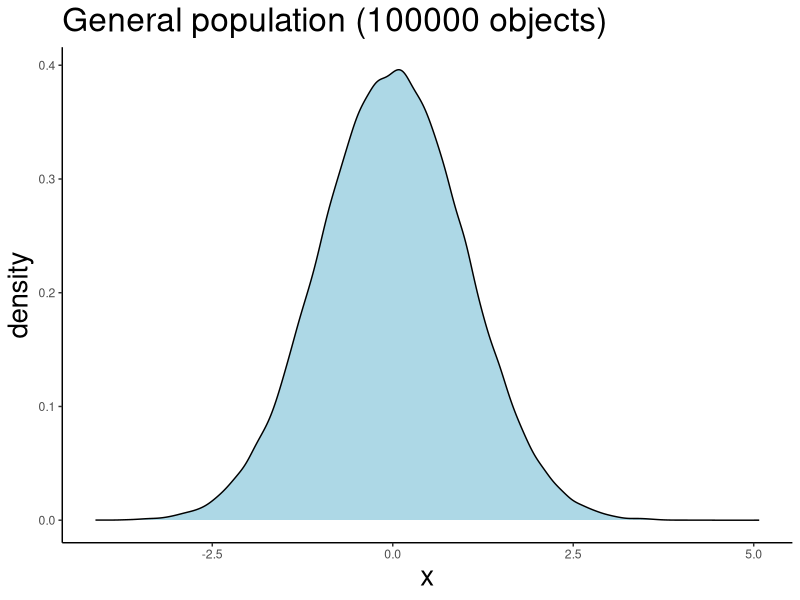
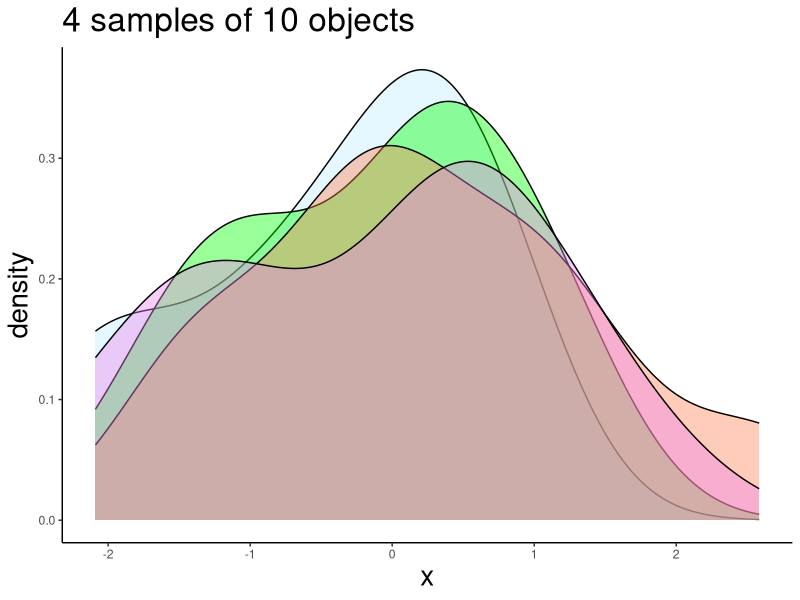
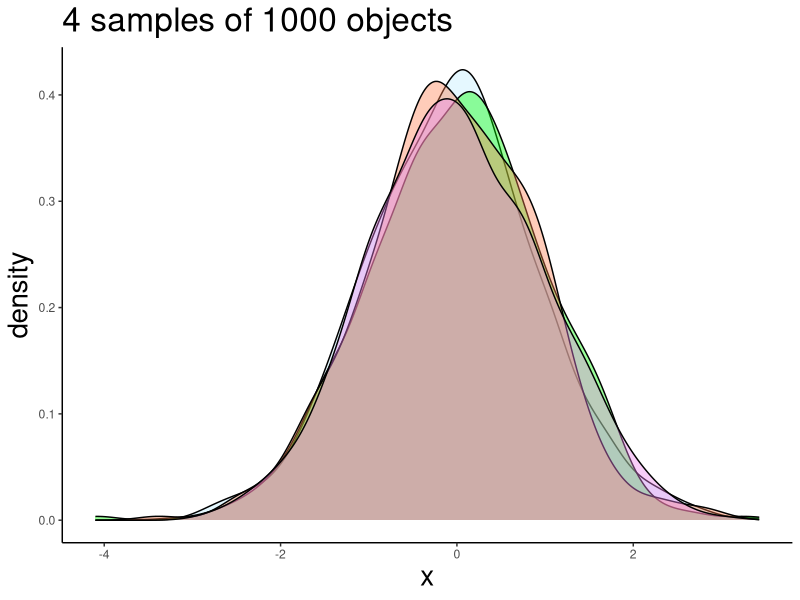
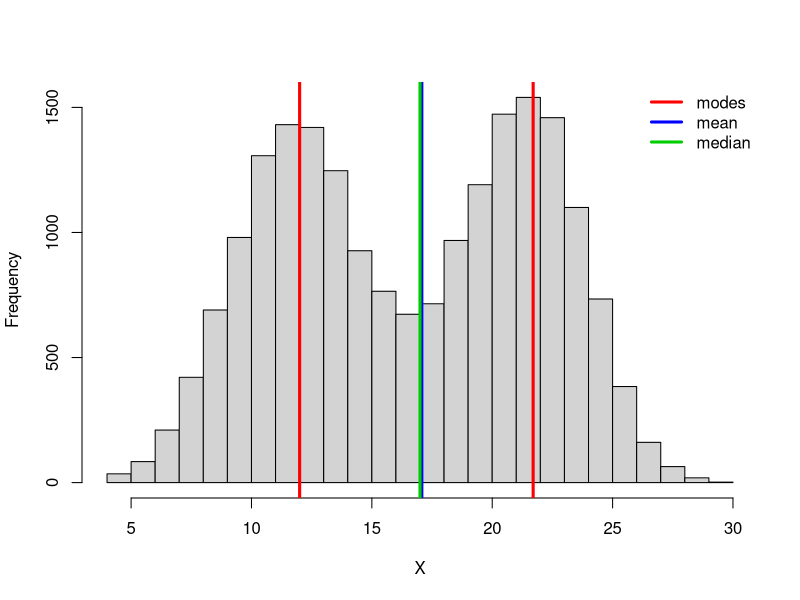
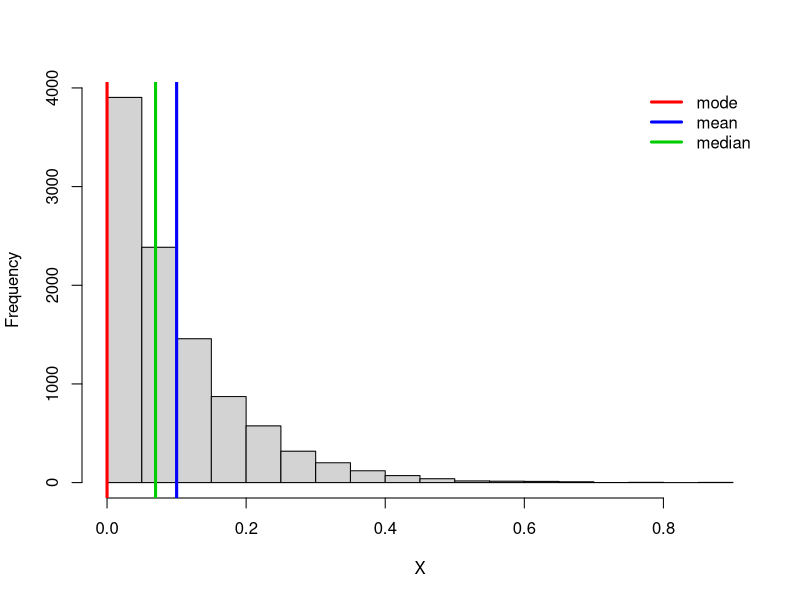
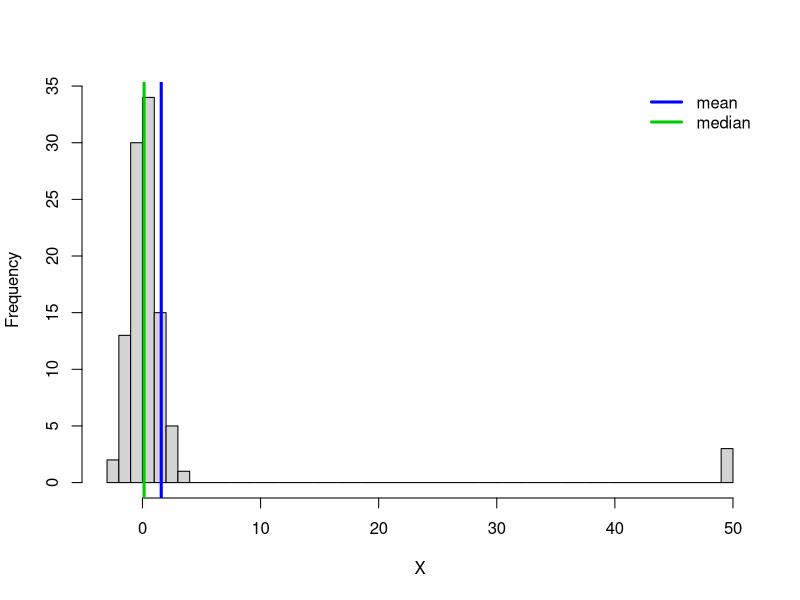
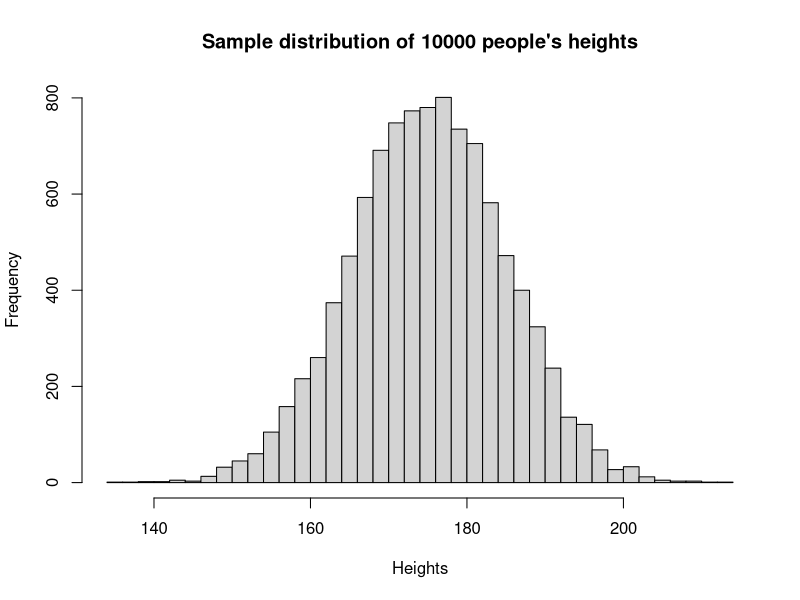
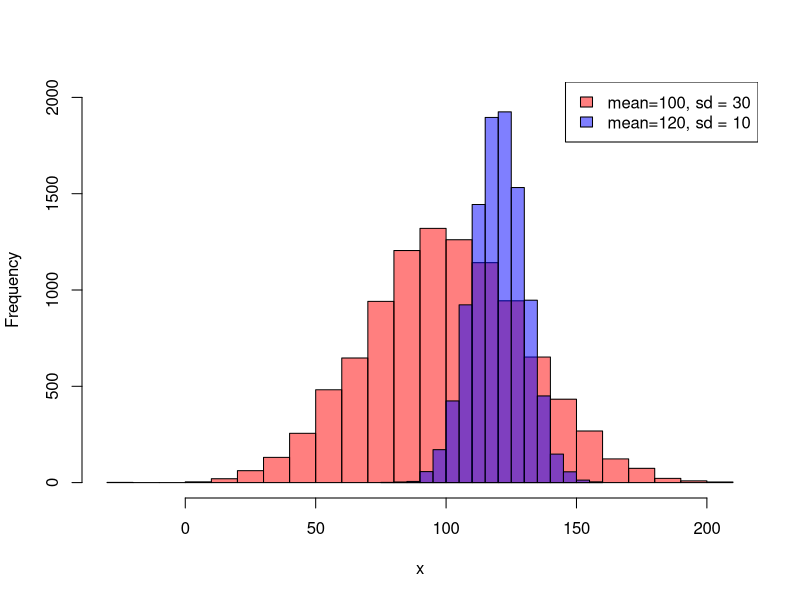

Reproduce these figures in R, in order.
## ---- chunk 1
knitr::opts_chunk$set(echo = F, fig.width = 8, fig.height = 4, dpi = 300)
library(dplyr)
library(tidyr)
library(ggplot2)
## ---- chunk 2
normgenpop = rnorm(100000) %>%  as.data.frame(nm = 'x')
normgenpop %>% ggplot(aes(x=x)) +
geom_density(col='black', fill="lightblue") +
theme_classic() + labs(title='General population (100000 objects)') +
    theme(title = element_text(size=20))

# normgenpop = rnorm(100000) 
# hist(normgenpop, br=50, xlab='X', main = 'General population')
## ---- chunk 3
ggplot() + 
  geom_density(data=sample_n(normgenpop, 10), fill='lightblue1',
                 aes(x=x), alpha=0.4) +
  geom_density(data=sample_n(normgenpop, 10),fill='green', 
                 aes(x=x), alpha=0.4) + 
  geom_density(data=sample_n(normgenpop, 10), fill='coral',
                 aes(x=x), alpha=0.4) + 
  geom_density(data=sample_n(normgenpop, 10), fill = 'violet',
                 aes(x=x), alpha=0.4) +
  theme_classic() + labs(title='4 samples of 10 objects') +
  theme(title = element_text(size=20))
## ---- chunk 4
ggplot() + 
  geom_density(data=sample_n(normgenpop, 1000), fill='lightblue1',
                 aes(x=x), alpha=0.4) +
  geom_density(data=sample_n(normgenpop, 1000),fill='green', 
                 aes(x=x), alpha=0.4) + 
  geom_density(data=sample_n(normgenpop, 1000), fill='coral',
                 aes(x=x), alpha=0.4) + 
  geom_density(data=sample_n(normgenpop, 1000), fill = 'violet',
                 aes(x=x), alpha=0.4) +
  theme_classic() + labs(title='4 samples of 1000 objects') +
  theme(title = element_text(size=20))
## ---- chunk 5
mode_fun = function(x) x %>% table() %>% sort(decreasing = T) %>% head(1) %>% names() %>% as.numeric()
## ---- chunk 6
twomodes = c(rbinom(10000, 31, 0.4), rbinom(10000, 31, 0.7))

hist(twomodes, breaks=30, 
     main=NULL,
     xlab='X')
abline(v = 30*0.4, lwd=3, col='red')
abline(v = 31*0.7, lwd=3, col='red')
abline(v = mean(twomodes), lwd=3, col='blue')
abline(v = median(twomodes), lwd=3, col='green3')

legend("topright",
       col = c('red', 'blue', 'green3'), 
       legend = c('modes', 'mean', "median"), 
        lwd = 3, bty = "n")

## ---- chunk 7
expsmall = rexp(10000, 10)

hist(expsmall, breaks=30, 
     main=NULL,
     xlab='X')
abline(v = mode_fun(expsmall), lwd=3, col='red')
abline(v = mean(expsmall), lwd=3, col='blue')
abline(v = median(expsmall), lwd=3, col='green3')

legend("topright",
       col = c('red', 'blue', 'green3'), 
       legend = c('mode', 'mean', "median"), 
        lwd = 3, bty = "n")

## ---- chunk 8
normoutlier = c(rnorm(100), 50, 50, 50)

hist(normoutlier, breaks=60, 
     main=NULL,
     xlab='X')
# abline(v = 0, lwd=3, col='red')
abline(v = mean(normoutlier), lwd=3, col='blue')
abline(v = median(normoutlier), lwd=3, col='green3')

# text(x=7, y=10, label='mean')

legend("topright",
       col = c(
         # 'red',
         'blue', 'green3'), 
       legend = c(
         # 'mode',
         'mean', "median"), 
        lwd = 3, bty = "n")

## ---- chunk 9
Heights = rnorm(10000, mean = 175, sd = 10)
hist(Heights, breaks = 30, freq = T,
     main = 'Sample distribution of 10000 people\'s heights' )
## ---- chunk 10
Heights_sd30 = rnorm(10000, mean = 100, sd = 30)
Heights_sd10 = rnorm(10000, mean = 120, sd = 10)

hist(Heights_sd30, breaks = 30, freq = T, 
     col = rgb(1, 0, 0, alpha = 0.5), ylim= c(0, 2000), 
     main='', xlab='x')
hist(Heights_sd10, breaks = 20, freq = T, 
     col = rgb(0, 0, 1, alpha = 0.5), add = TRUE)

legend("topright", legend = c("mean=100, sd = 30", "mean=120, sd = 10"), 
       fill = c(rgb(1, 0, 0, alpha = 0.5),
                rgb(0, 0, 1, alpha = 0.5)))
## ---- chunk 11
hist(Heights, breaks = 30, freq = T, ylim = c(0,1000))

abline(v=mean(Heights), col='green', lwd=5)
text(mean(Heights)+0.4*sd(Heights), 900, 'Mean', cex=1, )

abline(v=mean(Heights)+sd(Heights), col='blue', lwd=5)
abline(v=mean(Heights)-sd(Heights), col='blue', lwd=5)
text(mean(Heights), 500, '68%', cex=2, col = "blue")

text(mean(Heights)+1.4*sd(Heights), 900, ' + SD', cex=1)


abline(v=mean(Heights)+2*sd(Heights), col='orange', lwd=5)
abline(v=mean(Heights)-2*sd(Heights), col='orange', lwd=5)
text(mean(Heights)+1.5*sd(Heights), 500, '95%', 
     cex=1.5, col = "orange")

text(mean(Heights)+2.4*sd(Heights), 900, ' + 2 SD', cex=1)

abline(v=mean(Heights)+3*sd(Heights), col='red', lwd=5)
abline(v=mean(Heights)-3*sd(Heights), col='red', lwd=5)
text(mean(Heights)+2.5*sd(Heights), 500, '99.7%', 
     cex=1.3, col = "red")

text(mean(Heights)+3.4*sd(Heights), 900, ' + 3 SD', cex=1)

## ---- chunk 12
raindrops = runif(10000, min=0, max=10)

hist(raindrops, 
     breaks = 30, 
     freq = T,
     xlab = 'Coordinate',
     main = 'Sample distribution of a raindrop falling on\na line from 0 to 10 (10000 raindrops)')
# Probability of raindrop
## ---- chunk 13
coin_toss = rbinom(1000, size = 1, prob = 0.5)
barplot(table(coin_toss), cex.axis = 2, cex.names = 2)
## ---- chunk 14
coin_toss = rbinom(10000, size = 100, p=0.5)
hist(coin_toss, breaks = 30, freq = T,
     xlab = 'Number of heads received (k)', 
     ylab = "Number of experiments",
     main = 'Sample distribution of successes in 10000 experiments of 10x coin tosses')
## ---- chunk 15

coin_toss_100 = rbinom(10000, size = 100, p=0.5)
coin_toss_10 = rbinom(10000, size = 10, p=0.5)

coin_toss_left = rbinom(10000, size = 10, p=0.25)
coin_toss_right = rbinom(10000, size = 10, p=0.75)

par(mfrow=c(1,2))
hist(coin_toss_left, breaks = 10, freq = T, 
     xlab = 'Number of heads received (k)', 
     ylab = "Number of experiments",
     main = "", 
     xlim=c(0, 12), 
     ylim = c(0,3500),
     col = rgb(0, 0, 1, alpha = 0.5))

hist(coin_toss_right, breaks = 10, freq = T, 
     xlab = 'Number of heads received (k)', 
     ylab = "Number of experiments",
     main = "", add=T, 
     col = rgb(1, 0, 0, alpha = 0.5))


legend("topright", legend = c("p=0.75",
                              "p=0.25"), 
       fill = c(rgb(1, 0, 0, alpha = 0.5),
                rgb(0, 0, 1, alpha = 0.5)))

hist(coin_toss_100, breaks = 20, freq = T, 
     xlab = 'Number of heads received (k)', 
     ylab = "Number of experiments",
     main = "", 
     xlim=c(0, 100), 
     ylim = c(0,2500),
     col = rgb(1, 0, 0, alpha = 0.5))

hist(coin_toss_10, breaks = 10, freq = T, 
     add=T, 
     col = rgb(0, 0, 1, alpha = 0.5))

legend("topright", legend = c("n=10",
                              "n=100"), 
       fill = c(rgb(0, 0, 1, alpha = 0.5),
                rgb(1, 0, 0, alpha = 0.5)))
## ---- chunk 16
pois_rand = rpois(10000, 10)

hist(pois_rand, breaks = 30, freq = T, 
     xlab = 'Number of successes',
     main = 'Sample distribution of the number of \nlightning strikes per hour (10 expected, recorded 10000 h)',
     xlim = c(0, 30))
## ---- chunk 17
pois_rand = rpois(10000, 10)
pois_rand_2 = rpois(10000, 60)
pois_rand_3 = rpois(10000, 3)

hist(pois_rand, breaks = 30, freq = T, 
     xlab = 'Number of successes',
     # ylab = "Number of experiments", 
     ylim = c(0, 2800),
     xlim = c(0, 100),
     main = "",
     col = rgb(0, 0, 1, alpha = 0.5),
     )

hist(pois_rand_2, breaks = 30, freq = T,
     col = rgb(0, 1, 0, alpha = 0.5),
     add = T)

hist(pois_rand_3, breaks = 10, freq = T, 
     col = rgb(1, 0, 0, alpha = 0.5),
     add = T)


legend("topright", legend = c("lambda=3", 
                              "lambda=10",
                              "lambda=60"), 
       fill = c(rgb(1, 0, 0, alpha = 0.5),
                rgb(0, 0, 1, alpha = 0.5),
                rgb(0, 1, 0, alpha = 0.5)))
## ---- chunk 18
rnorm(n=5, mean=100, sd=10)
## ---- chunk 19
dnorm(x=100, mean=100, sd=10)
## ---- chunk 20
pnorm(q = 80, mean=100, sd=10) # prob to obtain any value less than 80
pnorm(q = c(70,80,90,110,120,130), mean=100, sd=10)
## ---- chunk 21
qnorm(p = c(0.003, 0.05, 0.16, 0.84, 0.95, 0.997), mean=100, sd=10)
## ---- chunk 22
# t1 = rt(100000, 3)
# t2 = rt(100000, 3)
# t5 = rt(100000, 5)
# t10 = rt(100000, 10)
# t30 = rt(100000, 30)
# t100 = rt(100000, 100)
# 
# dft = data.frame(t1,t2,t5,t10,t30,t100) %>%  
#   pivot_longer(values_to = 'value', 
#                cols = 1:5, names_to = 't') %>% 
#   mutate(t = as.factor(t))
# 
# dft %>%  ggplot(aes(col=t, 
#                     x=value, 
#                     y=..density..)) + 
#   # geom_histogram(alpha=0.4, bins = 100) +
#   geom_density() +
#   xlim(c(-5,5))

## ---- chunk 23
plot(x=seq(-5,5,0.01), y=dt(seq(-5,5,0.01), df=19), 'l', lwd=2,
     main = 'T-distribution df=19',
     xlab='t', ylab='density')
abline(v=qt(0.95, df=19), col='red', lwd=2) 
text(x =3, y = 0.3, col='red',
     labels = paste('alpha = 0.05\nt =', qt(0.95, df=19) %>%round(2)), cex=1.3)

points(x = c(1.5, 3.1,-3.95), y = rep(0.03, 3), pch=c(13,19,13), cex=2)
text(x = c(1.1, 3.1,-3.95), y = rep(0.07, 3), 
     labels = c('t = 1.5', 't = 3.1', 't = -3.95'), cex=1.5)
## ---- chunk 24
# plot(x=seq(0, 10,0.01), y=dchisq(seq(0,10,0.01), df=2), 'l', lwd=2,
#      main = 'Chi-squared distribution df=2', xlab='Chisq', ylab='density')
# abline(v=qchisq(0.95, df=2), col='red', lwd=2)
# text(x =7, y = 0.3, col='red',
#      labels = 'alpha = 0.05', cex=1)
# 
# points(x = c(2.1, 7.34), y = rep(0.03, 2), pch=c(13,19), cex=2)
# text(x = c(2.1, 7.34), y = rep(0.07, 3), 
#      labels = c('chisq. = 2.1', "chisq. = 7.34"), cex=1.2)
## ---- chunk 25
plot(x=seq(-5,5,0.01), y=dt(seq(-5,5,0.01), df=19), 'l', lwd=2,
     main = 'T-distribution df=19',
     xlab='t', ylab='density')
abline(v=qt(0.975, df=19), col='red', lwd=2) 
abline(v=qt(0.025, df=19), col='red', lwd=2)
text(x =c(-3,3), y = 0.3, col='red',
     labels = c(paste('alpha / 2\nt =', qt(0.025, df=19) %>% round(2)),
                paste('alpha / 2\nt =', qt(0.975, df=19) %>% round(2))), cex=1.3)


points(x = c(1.5, 3.1,-3.95), y = rep(0.03, 3), pch=c(13,19,19), cex=2)
text(x = c(1.2, 3.1,-3.95), y = rep(0.07, 3), 
     labels = c('t = 1.5', 't = 3.1', 't = -3.95'), cex=1.5)
## ---- chunk 26
qt(0.95, df=19)
qt(0.05, df=19)
## ---- chunk 27
qt(0.975, df=19)
qt(0.025, df=19)
